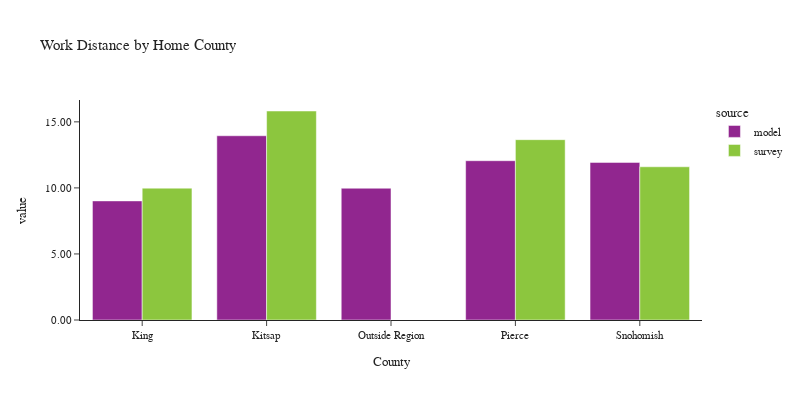

The notebook cell saved with this chart:
### Code cell
plot_work_location(df_workers, 'CountyName_home', 'Home County', 'County')

### Figure 1 — Plotly figure (JSON) as saved in the notebook; plotly's stock layout.template omitted (floating-point values rounded to 4 significant figures)
{"data": [{"alignmentgroup": "True", "customdata": [[1589497], [172230], [2], [562707], [621002]], "hovertemplate": "source=model<br>CountyName_home=%{x}<br>value=%{y}<br>sample count=%{customdata[0]}<extra></extra>", "legendgroup": "model", "marker": {"color": "#91268F", "pattern": {"shape": ""}}, "name": "model", "offsetgroup": "model", "orientation": "v", "showlegend": true, "textposition": "auto", "type": "bar", "x": ["King", "Kitsap", "Outside Region", "Pierce", "Snohomish"], "xaxis": "x", "y": [9.016, 13.95, 9.975, 12.06, 11.93], "yaxis": "y"}, {"alignmentgroup": "True", "customdata": [[2119], [129], [295], [280]], "hovertemplate": "source=survey<br>CountyName_home=%{x}<br>value=%{y}<br>sample count=%{customdata[0]}<extra></extra>", "legendgroup": "survey", "marker": {"color": "#8CC63E", "pattern": {"shape": ""}}, "name": "survey", "offsetgroup": "survey", "orientation": "v", "showlegend": true, "textposition": "auto", "type": "bar", "x": ["King", "Kitsap", "Pierce", "Snohomish"], "xaxis": "x", "y": [9.982, 15.82, 13.65, 11.6], "yaxis": "y"}], "layout": {"barmode": "group", "font": {"size": 11}, "height": 400, "legend": {"title": {"text": "source"}, "tracegroupgap": 0}, "title": {"text": "Work Distance by Home County"}, "width": 800, "xaxis": {"anchor": "y", "domain": [0.0, 1.0], "title": {"text": "County"}}, "yaxis": {"anchor": "x", "domain": [0.0, 1.0], "tickformat": ".2f", "title": {"text": "value"}}}}
